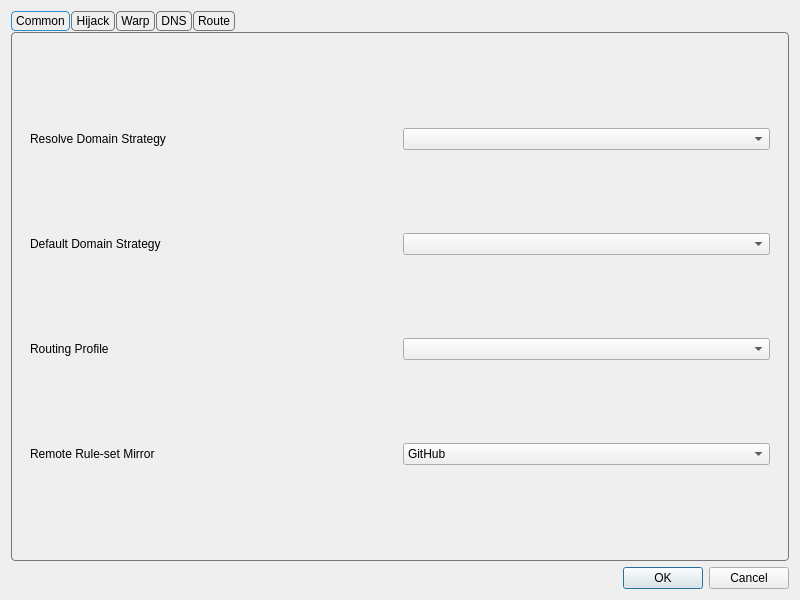
<?xml version="1.0" encoding="UTF-8"?>
<ui version="4.0">
 <class>DialogManageRoutes</class>
 <widget class="QDialog" name="DialogManageRoutes">
  <property name="geometry">
   <rect>
    <x>0</x>
    <y>0</y>
    <width>800</width>
    <height>600</height>
   </rect>
  </property>
  <property name="windowTitle">
   <string>Routes</string>
  </property>
  <layout class="QVBoxLayout" name="verticalLayout">
   <item>
    <widget class="QTabWidget" name="tabWidget">
     <property name="styleSheet">
      <string notr="true">QTabWidget::pane {
    margin-top: 1px;
    border: 1px solid #777777;
    border-radius: 4px;
}

QTabBar {
    background: transparent;
    qproperty-drawBase: 0;
}

QTabBar::tab {
    border: 1px solid #777777;
    border-radius: 4px;

    padding: 2px 4px;
    margin-right: 1px;
}

QTabBar::tab:selected {
    border: 1px solid palette(highlight);
}

QTabBar::tab:!selected {
    border: 1px solid #777777;
}

QTabBar::tab:hover:!selected {
    border: 1px solid #777777;
}</string>
     </property>
     <property name="currentIndex">
      <number>0</number>
     </property>
     <widget class="QWidget" name="tab">
      <attribute name="title">
       <string>Common</string>
      </attribute>
      <layout class="QVBoxLayout" name="verticalLayout_3">
       <item>
        <widget class="QWidget" name="widget" native="true">
         <layout class="QGridLayout" name="gridLayout_2">
          <item row="3" column="1">
           <widget class="QComboBox" name="route_prof"/>
          </item>
          <item row="2" column="0">
           <widget class="QLabel" name="label_3">
            <property name="toolTip">
             <string>&lt;html&gt;&lt;head/&gt;&lt;body&gt;&lt;p&gt;Used as default strategy when resolving outbound/dns server Domain addresses&lt;/p&gt;&lt;/body&gt;&lt;/html&gt;</string>
            </property>
            <property name="text">
             <string>Default Domain Strategy</string>
            </property>
           </widget>
          </item>
          <item row="1" column="1">
           <widget class="QComboBox" name="domainStrategyCombo">
            <property name="editable">
             <bool>false</bool>
            </property>
           </widget>
          </item>
          <item row="2" column="1">
           <widget class="QComboBox" name="default_domain_strategy">
            <property name="editable">
             <bool>false</bool>
            </property>
           </widget>
          </item>
          <item row="4" column="0">
           <widget class="QLabel" name="ruleset_mirror_l">
            <property name="text">
             <string>Remote Rule-set Mirror</string>
            </property>
           </widget>
          </item>
          <item row="1" column="0">
           <widget class="QLabel" name="label_6">
            <property name="toolTip">
             <string notr="true">&lt;html&gt;&lt;head/&gt;&lt;body&gt;&lt;p&gt;If not empty, resolves domains in requests according to the strategy&lt;/p&gt;&lt;/body&gt;&lt;/html&gt;</string>
            </property>
            <property name="text">
             <string>Resolve Domain Strategy</string>
            </property>
           </widget>
          </item>
          <item row="3" column="0">
           <widget class="QLabel" name="route_prof_l">
            <property name="text">
             <string>Routing Profile</string>
            </property>
           </widget>
          </item>
          <item row="4" column="1">
           <widget class="QComboBox" name="ruleset_mirror">
            <item>
             <property name="text">
              <string>GitHub</string>
             </property>
            </item>
            <item>
             <property name="text">
              <string>jsDelivr(Cloudflare)</string>
             </property>
            </item>
            <item>
             <property name="text">
              <string>jsDelivr(Gcore)</string>
             </property>
            </item>
            <item>
             <property name="text">
              <string>jsDelivr(Quantil)</string>
             </property>
            </item>
            <item>
             <property name="text">
              <string>jsDelivr(Fastly)</string>
             </property>
            </item>
            <item>
             <property name="text">
              <string>jsDelivr(CDN)</string>
             </property>
            </item>
           </widget>
          </item>
         </layout>
        </widget>
       </item>
      </layout>
     </widget>
     <widget class="QWidget" name="tab_4">
      <attribute name="title">
       <string>Hijack</string>
      </attribute>
      <layout class="QVBoxLayout" name="verticalLayout_7">
       <item>
        <widget class="QGroupBox" name="hijack_box">
         <property name="title">
          <string>DNS Server</string>
         </property>
         <layout class="QFormLayout" name="formLayout">
          <item row="0" column="0">
           <widget class="QCheckBox" name="dnshijack_enable">
            <property name="text">
             <string>Enable</string>
            </property>
           </widget>
          </item>
          <item row="0" column="1">
           <widget class="QPushButton" name="dnshijack_what">
            <property name="text">
             <string>How does it work?</string>
            </property>
           </widget>
          </item>
          <item row="3" column="0">
           <widget class="QLabel" name="dnshijack_listenport_l">
            <property name="text">
             <string>Listen Port</string>
            </property>
           </widget>
          </item>
          <item row="3" column="1">
           <widget class="QLineEdit" name="dnshijack_listenport"/>
          </item>
          <item row="4" column="0">
           <widget class="QLabel" name="dnshijack_v4resp_l">
            <property name="text">
             <string>IPv4 Response</string>
            </property>
           </widget>
          </item>
          <item row="4" column="1">
           <widget class="QLineEdit" name="dnshijack_v4resp"/>
          </item>
          <item row="5" column="0">
           <widget class="QLabel" name="dnshijack_v6resp_l">
            <property name="text">
             <string>IPv6 Response</string>
            </property>
           </widget>
          </item>
          <item row="5" column="1">
           <widget class="QLineEdit" name="dnshijack_v6resp"/>
          </item>
          <item row="6" column="0">
           <widget class="QLabel" name="dnshijack_rules_l">
            <property name="toolTip">
             <string>&lt;html&gt;&lt;head/&gt;&lt;body&gt;&lt;p&gt;Following format should be used:&lt;br/&gt;domain:a.com&lt;/p&gt;&lt;p&gt;suffix:a.com&lt;/p&gt;&lt;p&gt;regex:someregex&lt;/p&gt;&lt;p&gt;rule_set:nameOfRuleSet&lt;/p&gt;&lt;/body&gt;&lt;/html&gt;</string>
            </property>
            <property name="text">
             <string>Rules</string>
            </property>
           </widget>
          </item>
          <item row="6" column="1">
           <widget class="QTextEdit" name="dnshijack_rules"/>
          </item>
          <item row="2" column="1">
           <widget class="QCheckBox" name="dnshijack_allow_lan">
            <property name="toolTip">
             <string>&lt;html&gt;&lt;head/&gt;&lt;body&gt;&lt;p&gt;Whether to listen on 0.0.0.0 so that other devices on LAN can use this server&lt;/p&gt;&lt;/body&gt;&lt;/html&gt;</string>
            </property>
            <property name="text">
             <string>Allow Lan to Connect</string>
            </property>
           </widget>
          </item>
         </layout>
        </widget>
       </item>
       <item>
        <widget class="QGroupBox" name="groupBox_3">
         <property name="title">
          <string>Redirect Settings</string>
         </property>
         <layout class="QFormLayout" name="formLayout_2">
          <item row="2" column="1">
           <widget class="QLineEdit" name="redirect_listenport"/>
          </item>
          <item row="2" column="0">
           <widget class="QLabel" name="redirect_listenport_l">
            <property name="text">
             <string>Listen Port</string>
            </property>
           </widget>
          </item>
          <item row="0" column="0">
           <widget class="QCheckBox" name="redirect_enable">
            <property name="text">
             <string>Enable</string>
            </property>
           </widget>
          </item>
          <item row="1" column="1">
           <widget class="QLineEdit" name="redirect_listenaddr"/>
          </item>
          <item row="1" column="0">
           <widget class="QLabel" name="redirect_listenaddr_l">
            <property name="text">
             <string>Listen Address</string>
            </property>
           </widget>
          </item>
         </layout>
        </widget>
       </item>
      </layout>
     </widget>
     <widget class="QWidget" name="tab_5">
      <attribute name="title">
       <string>Warp</string>
      </attribute>
      <layout class="QVBoxLayout" name="verticalLayout_8">
       <item>
        <widget class="QWidget" name="widget_3" native="true">
         <layout class="QFormLayout" name="formLayout_3">
          <item row="0" column="0">
           <widget class="QCheckBox" name="enable_warp">
            <property name="toolTip">
             <string>&lt;html&gt;&lt;head/&gt;&lt;body&gt;&lt;p&gt;Enables the following config to be used as egress, useful for bypassing services restrciting non-warp VPNs&lt;/p&gt;&lt;/body&gt;&lt;/html&gt;</string>
            </property>
            <property name="text">
             <string>Enable Warp</string>
            </property>
           </widget>
          </item>
          <item row="1" column="0">
           <widget class="QLabel" name="label_7">
            <property name="text">
             <string>Endpoint</string>
            </property>
           </widget>
          </item>
          <item row="1" column="1">
           <widget class="QLineEdit" name="warp_ep"/>
          </item>
          <item row="2" column="0">
           <widget class="QLabel" name="label_4">
            <property name="text">
             <string>Private Key</string>
            </property>
           </widget>
          </item>
          <item row="2" column="1">
           <widget class="QLineEdit" name="warp_private_key"/>
          </item>
          <item row="3" column="0">
           <widget class="QLabel" name="label_5">
            <property name="text">
             <string>Public Key</string>
            </property>
           </widget>
          </item>
          <item row="3" column="1">
           <widget class="QLineEdit" name="warp_public_key"/>
          </item>
          <item row="4" column="0">
           <widget class="QLabel" name="label_12">
            <property name="text">
             <string>Interface Addresses</string>
            </property>
           </widget>
          </item>
          <item row="4" column="1">
           <widget class="QLineEdit" name="warp_ifc_addrs"/>
          </item>
          <item row="5" column="1">
           <widget class="QPushButton" name="warp_autogen">
            <property name="toolTip">
             <string>&lt;html&gt;&lt;head/&gt;&lt;body&gt;&lt;p&gt;Gets a new config from cloudflare API&lt;/p&gt;&lt;/body&gt;&lt;/html&gt;</string>
            </property>
            <property name="text">
             <string>Generate Warp Config</string>
            </property>
           </widget>
          </item>
         </layout>
        </widget>
       </item>
      </layout>
     </widget>
     <widget class="QWidget" name="tab_3">
      <attribute name="title">
       <string>DNS</string>
      </attribute>
      <layout class="QVBoxLayout" name="verticalLayout_4">
       <item>
        <widget class="QGroupBox" name="simple_dns_box">
         <property name="title">
          <string>Simple DNS Settings</string>
         </property>
         <layout class="QGridLayout" name="gridLayout">
          <item row="2" column="3">
           <layout class="QHBoxLayout" name="horizontalLayout_8">
            <item>
             <widget class="QComboBox" name="direct_dns">
              <property name="sizePolicy">
               <sizepolicy hsizetype="Expanding" vsizetype="Fixed">
                <horstretch>0</horstretch>
                <verstretch>0</verstretch>
               </sizepolicy>
              </property>
              <property name="editable">
               <bool>true</bool>
              </property>
              <item>
               <property name="text">
                <string notr="true">localhost</string>
               </property>
              </item>
              <item>
               <property name="text">
                <string notr="true">223.5.5.5</string>
               </property>
              </item>
              <item>
               <property name="text">
                <string notr="true">119.29.29.29</string>
               </property>
              </item>
              <item>
               <property name="text">
                <string notr="true">178.22.122.100</string>
               </property>
              </item>
              <item>
               <property name="text">
                <string notr="true">77.88.8.8</string>
               </property>
              </item>
             </widget>
            </item>
            <item>
             <widget class="QLabel" name="label_11">
              <property name="text">
               <string>Query Strategy</string>
              </property>
             </widget>
            </item>
            <item>
             <widget class="QComboBox" name="direct_dns_strategy"/>
            </item>
           </layout>
          </item>
          <item row="1" column="3">
           <layout class="QHBoxLayout" name="horizontalLayout_7">
            <item>
             <widget class="QComboBox" name="remote_dns">
              <property name="sizePolicy">
               <sizepolicy hsizetype="Expanding" vsizetype="Fixed">
                <horstretch>0</horstretch>
                <verstretch>0</verstretch>
               </sizepolicy>
              </property>
              <property name="editable">
               <bool>true</bool>
              </property>
              <item>
               <property name="text">
                <string notr="true">tls://8.8.8.8</string>
               </property>
              </item>
              <item>
               <property name="text">
                <string notr="true">tls://1.1.1.1</string>
               </property>
              </item>
              <item>
               <property name="text">
                <string notr="true">8.8.8.8</string>
               </property>
              </item>
              <item>
               <property name="text">
                <string notr="true">1.1.1.1</string>
               </property>
              </item>
             </widget>
            </item>
            <item>
             <widget class="QLabel" name="label_10">
              <property name="text">
               <string>Query Strategy</string>
              </property>
             </widget>
            </item>
            <item>
             <widget class="QComboBox" name="remote_dns_strategy"/>
            </item>
           </layout>
          </item>
          <item row="4" column="3">
           <layout class="QHBoxLayout" name="horizontalLayout_5">
            <item>
             <widget class="QLineEdit" name="local_override"/>
            </item>
           </layout>
          </item>
          <item row="6" column="3">
           <layout class="QHBoxLayout" name="horizontalLayout_3">
            <item>
             <widget class="QComboBox" name="dns_final_out">
              <item>
               <property name="text">
                <string notr="true">remote</string>
               </property>
              </item>
              <item>
               <property name="text">
                <string notr="true">direct</string>
               </property>
              </item>
             </widget>
            </item>
            <item>
             <widget class="QCheckBox" name="enable_fakeip">
              <property name="text">
               <string>Enable FakeIP</string>
              </property>
             </widget>
            </item>
            <item>
             <widget class="QCheckBox" name="enable_dns_routing">
              <property name="toolTip">
               <string>&lt;html&gt;&lt;head/&gt;&lt;body&gt;&lt;p&gt;When enabled, domains destined for direct outbound will also be resolved using direct dns&lt;/p&gt;&lt;/body&gt;&lt;/html&gt;</string>
              </property>
              <property name="text">
               <string>Enable DNS Routing</string>
              </property>
             </widget>
            </item>
           </layout>
          </item>
          <item row="1" column="0">
           <widget class="QLabel" name="label_9">
            <property name="toolTip">
             <string>&lt;html&gt;&lt;head/&gt;&lt;body&gt;&lt;p&gt;examples:&lt;br/&gt;tls://8.8.8.8&lt;br/&gt;https://domain/path&lt;/p&gt;&lt;p&gt;tcp://8.8.8.8:1234&lt;/p&gt;&lt;p&gt;dhcp://auto&lt;/p&gt;&lt;p&gt;h3://domain/path&lt;/p&gt;&lt;p&gt;quic://domain:4632&lt;/p&gt;&lt;p&gt;etc&lt;/p&gt;&lt;/body&gt;&lt;/html&gt;</string>
            </property>
            <property name="text">
             <string>Remote DNS</string>
            </property>
            <property name="buddy">
             <cstring>widget</cstring>
            </property>
           </widget>
          </item>
          <item row="6" column="0">
           <widget class="QLabel" name="dns_final_out_l">
            <property name="text">
             <string>Default DNS server</string>
            </property>
           </widget>
          </item>
          <item row="2" column="0">
           <widget class="QLabel" name="label_8">
            <property name="toolTip">
             <string>This is especially important and it is recommended to use the default value of &quot;localhost&quot;.
If the default value does not work, try changing it to &quot;223.5.5.5&quot;.
For more information, see the document &quot;Configuration/DNS&quot;.</string>
            </property>
            <property name="text">
             <string>Direct DNS</string>
            </property>
           </widget>
          </item>
          <item row="4" column="0">
           <widget class="QLabel" name="label_2">
            <property name="toolTip">
             <string>&lt;html&gt;&lt;head/&gt;&lt;body&gt;&lt;p&gt;Local DNS can not be used in some configurations, you will have to set an ip here to be used as local dns in such situations&lt;/p&gt;&lt;/body&gt;&lt;/html&gt;</string>
            </property>
            <property name="text">
             <string>Local Override</string>
            </property>
           </widget>
          </item>
          <item row="7" column="3">
           <layout class="QHBoxLayout" name="horizontalLayout_6">
            <item>
             <widget class="QLineEdit" name="cache_cap"/>
            </item>
            <item>
             <widget class="QCheckBox" name="disable_cache">
              <property name="text">
               <string>Disable Cache</string>
              </property>
             </widget>
            </item>
            <item>
             <widget class="QCheckBox" name="disable_expire">
              <property name="text">
               <string>Disable Expire</string>
              </property>
             </widget>
            </item>
            <item>
             <widget class="QCheckBox" name="reverse_mapping">
              <property name="text">
               <string>Reverse Mapping</string>
              </property>
             </widget>
            </item>
           </layout>
          </item>
          <item row="7" column="0">
           <widget class="QLabel" name="label_13">
            <property name="text">
             <string>Cache Capacity</string>
            </property>
           </widget>
          </item>
         </layout>
        </widget>
       </item>
       <item>
        <widget class="QGroupBox" name="groupBox_2">
         <property name="title">
          <string>DNS Object Settings</string>
         </property>
         <layout class="QVBoxLayout" name="verticalLayout_5">
          <item>
           <layout class="QHBoxLayout" name="horizontalLayout_4">
            <item>
             <widget class="QCheckBox" name="use_dns_object">
              <property name="text">
               <string>Use DNS Object</string>
              </property>
             </widget>
            </item>
            <item>
             <widget class="QPushButton" name="format_dns_object">
              <property name="sizePolicy">
               <sizepolicy hsizetype="Maximum" vsizetype="Fixed">
                <horstretch>0</horstretch>
                <verstretch>0</verstretch>
               </sizepolicy>
              </property>
              <property name="text">
               <string>Format</string>
              </property>
             </widget>
            </item>
            <item>
             <widget class="QPushButton" name="dns_document">
              <property name="sizePolicy">
               <sizepolicy hsizetype="Maximum" vsizetype="Fixed">
                <horstretch>0</horstretch>
                <verstretch>0</verstretch>
               </sizepolicy>
              </property>
              <property name="text">
               <string>Document</string>
              </property>
             </widget>
            </item>
           </layout>
          </item>
          <item>
           <widget class="QPlainTextEdit" name="dns_object"/>
          </item>
         </layout>
        </widget>
       </item>
      </layout>
     </widget>
     <widget class="QWidget" name="tab_2">
      <attribute name="title">
       <string>Route</string>
      </attribute>
      <layout class="QVBoxLayout" name="verticalLayout_2">
       <item>
        <widget class="QGroupBox" name="route_profiles_box">
         <property name="title">
          <string>Routing Profiles</string>
         </property>
         <layout class="QVBoxLayout" name="verticalLayout_6">
          <item>
           <widget class="QListWidget" name="route_profiles"/>
          </item>
          <item>
           <widget class="QWidget" name="widget_2" native="true">
            <layout class="QHBoxLayout" name="horizontalLayout_2">
             <item>
              <widget class="QPushButton" name="new_route">
               <property name="text">
                <string>New</string>
               </property>
              </widget>
             </item>
             <item>
              <widget class="QPushButton" name="clone_route">
               <property name="text">
                <string>Clone</string>
               </property>
              </widget>
             </item>
             <item>
              <widget class="QPushButton" name="export_route">
               <property name="text">
                <string>Export</string>
               </property>
              </widget>
             </item>
             <item>
              <widget class="QPushButton" name="import_route">
               <property name="text">
                <string>Import</string>
               </property>
              </widget>
             </item>
             <item>
              <widget class="QPushButton" name="edit_route">
               <property name="text">
                <string>Edit</string>
               </property>
              </widget>
             </item>
             <item>
              <widget class="QPushButton" name="delete_route">
               <property name="text">
                <string>Delete</string>
               </property>
              </widget>
             </item>
            </layout>
           </widget>
          </item>
         </layout>
        </widget>
       </item>
      </layout>
     </widget>
    </widget>
   </item>
   <item>
    <layout class="QHBoxLayout" name="horizontalLayout">
     <item>
      <widget class="QDialogButtonBox" name="buttonBox">
       <property name="sizePolicy">
        <sizepolicy hsizetype="Preferred" vsizetype="Preferred">
         <horstretch>0</horstretch>
         <verstretch>0</verstretch>
        </sizepolicy>
       </property>
       <property name="standardButtons">
        <set>QDialogButtonBox::StandardButton::Cancel|QDialogButtonBox::StandardButton::Ok</set>
       </property>
      </widget>
     </item>
    </layout>
   </item>
  </layout>
 </widget>
 <tabstops>
  <tabstop>tabWidget</tabstop>
  <tabstop>domainStrategyCombo</tabstop>
  <tabstop>default_domain_strategy</tabstop>
  <tabstop>remote_dns</tabstop>
  <tabstop>remote_dns_strategy</tabstop>
  <tabstop>direct_dns</tabstop>
  <tabstop>direct_dns_strategy</tabstop>
  <tabstop>dns_final_out</tabstop>
  <tabstop>use_dns_object</tabstop>
  <tabstop>format_dns_object</tabstop>
  <tabstop>dns_document</tabstop>
  <tabstop>dns_object</tabstop>
 </tabstops>
 <resources/>
 <connections>
  <connection>
   <sender>buttonBox</sender>
   <signal>rejected()</signal>
   <receiver>DialogManageRoutes</receiver>
   <slot>reject()</slot>
   <hints>
    <hint type="sourcelabel">
     <x>399</x>
     <y>574</y>
    </hint>
    <hint type="destinationlabel">
     <x>399</x>
     <y>299</y>
    </hint>
   </hints>
  </connection>
  <connection>
   <sender>buttonBox</sender>
   <signal>accepted()</signal>
   <receiver>DialogManageRoutes</receiver>
   <slot>accept()</slot>
   <hints>
    <hint type="sourcelabel">
     <x>399</x>
     <y>574</y>
    </hint>
    <hint type="destinationlabel">
     <x>399</x>
     <y>299</y>
    </hint>
   </hints>
  </connection>
 </connections>
</ui>
